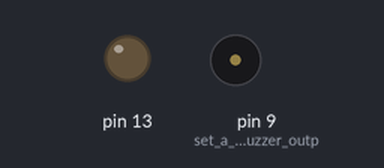
The sketch below on a simulated Arduino Uno, built with avr-gcc and run on an emulated ATmega328P. Parts: output pins drawn as LEDs (lit = HIGH), buzzer (waves = sounding).

Above: at 0.09 s.
Timing chart, 0 to 3.9 s (numbered marks = the images above):
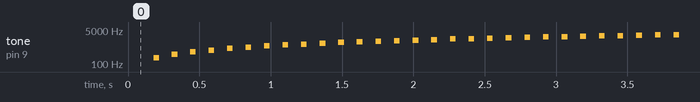

The sketch:

buzzer.ino
```cpp
// Buzzer example function for the CEM-1203 buzzer (Sparkfun's part #COM-07950).
// by Rob Faludi
// http://www.faludi.com

//void setup() {
//  // put your setup code here, to run once:
//pinMode(9, OUTPUT);
//pinMode(13, OUTPUT);
//analogWrite(13, 0);
// // beep(50);
////  beep(50);
////  beep(50);
//  delay(1000);
//}
//
//void loop() {
//  // put your main code here, to run repeatedly:
//beep(2);
//}
//
//
//
//void beep(unsigned char delayms){
//  for(int i=1;i=250;i+=10){
//      analogWrite(9, i);      // Almost any value can be used except 0 and 255
//                           // experiment to get the best tone
//      delay(delayms);          // wait for a delayms ms
//      analogWrite(9, 0);       // 0 turns it off
//      delay(delayms);          // wait for a delayms ms
//  }
//}


//////////////////////////////////////////////////////////////////////////////////////


void setup() {
  pinMode(9, OUTPUT); // set a pin for buzzer output
  pinMode(13, OUTPUT);
  digitalWrite(13,0);
}

void loop() {
  for(int i=100; i<3400; i+=100){
    buzz(9, i, 30); // buzz the buzzer on pin 4 at 2500Hz for 500 milliseconds
    delay(100); // wait a bit between buzzes
  }
  for(int i=3600; i>100; i-=100){
    buzz(9, i, 30); // buzz the buzzer on pin 4 at 2500Hz for 500 milliseconds
    delay(100); // wait a bit between buzzes
  }
}


void buzz(int targetPin, long frequency, long length) {
  long delayValue = 1000000/frequency/2; // calculate the delay value between transitions
  //// 1 second's worth of microseconds, divided by the frequency, then split in half since
  //// there are two phases to each cycle
  long numCycles = frequency * length/ 1000; // calculate the number of cycles for proper timing
  //// multiply frequency, which is really cycles per second, by the number of seconds to
  //// get the total number of cycles to produce
 for (long i=0; i < numCycles; i++){ // for the calculated length of time...
    digitalWrite(targetPin,HIGH); // write the buzzer pin high to push out the diaphram
    delayMicroseconds(delayValue); // wait for the calculated delay value
    digitalWrite(targetPin,LOW); // write the buzzer pin low to pull back the diaphram
    delayMicroseconds(delayValue); // wait againf or the calculated delay value
  }
}
```

Measured:
- by itself, tone on pin 9 (set_a_pin_for_buzzer_outp): plays 200 Hz for 0.04 s, 299 Hz for 0.04 s, 399 Hz for 0.04 s, 498 Hz for 0.04 s, 597 Hz for 0.04 s, 696 Hz for 0.04 s … (981 notes in this stretch)
